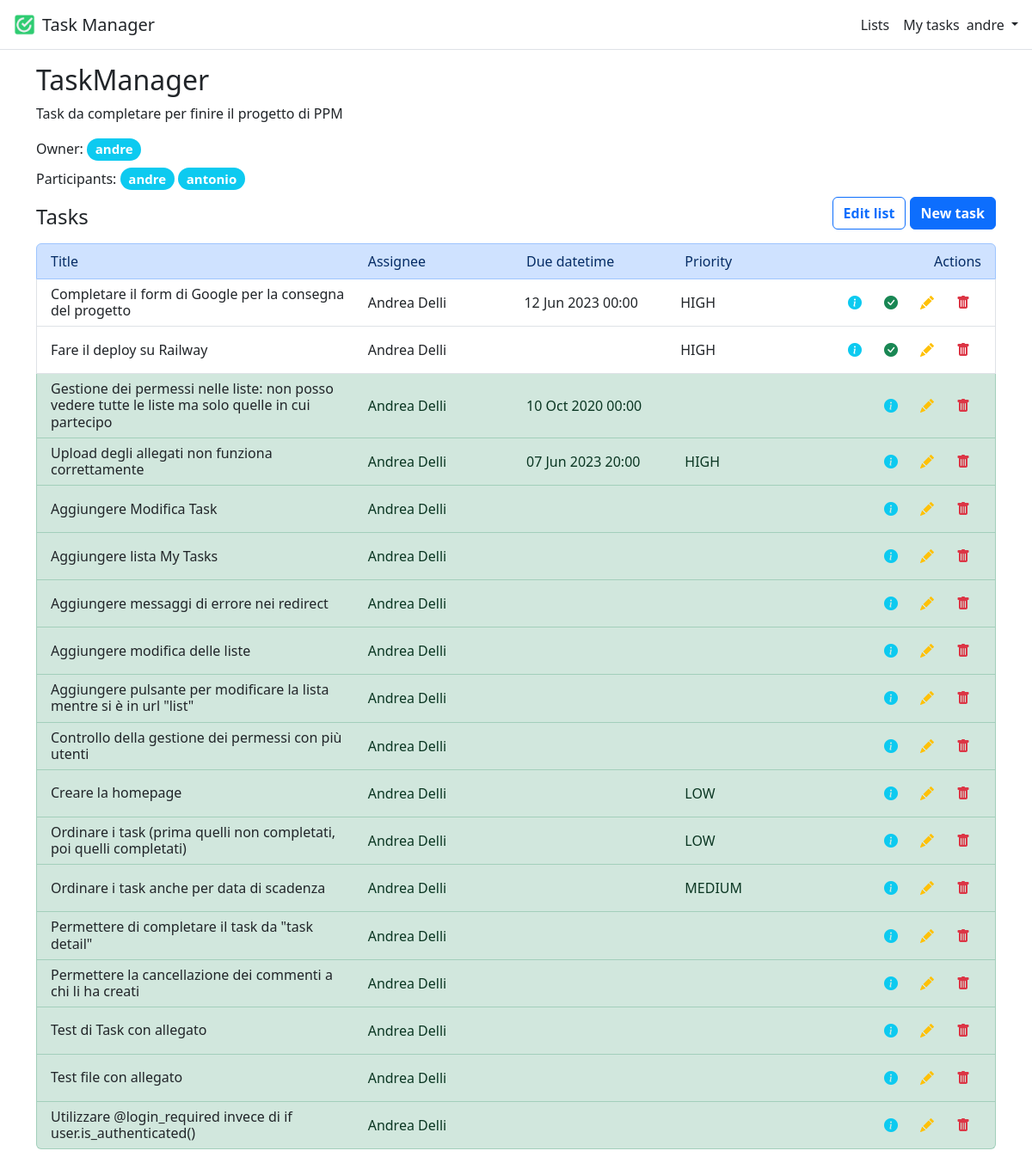
/lists/2 (signed in), run on the app's committed database.
### lists/models.py (models this page shows, shortened)
class TaskList(models.Model):
    id = models.AutoField(primary_key=True)
    title = models.CharField(max_length=255)
    description = models.TextField()
    owner = models.ForeignKey(User, on_delete=models.CASCADE, related_name="owner")
    participants = models.ManyToManyField(User, related_name="participants")
    tasks = models.ManyToManyField("Task", related_name="tasks", blank=True)

class Task(models.Model):
    class Priority(models.TextChoices):
        LOW = "LOW", "Low"
        MEDIUM = "MEDIUM", "Medium"
        HIGH = "HIGH", "High"
    id = models.AutoField(primary_key=True)
    title = models.CharField(max_length=255)
    description = models.TextField(null=True, blank=True)
    completed = models.BooleanField(default=False)
    due_datetime = models.DateTimeField(null=True, blank=True)
    assigned_to = models.ForeignKey(User, on_delete=models.CASCADE, related_name="assigned_to")
    created_by = models.ForeignKey(User, on_delete=models.CASCADE, related_name="created_by")
    attachment = models.FileField(null=True, blank=True)
    priority = models.CharField(choices=Priority.choices, max_length=6, null=True, blank=True, default=None)
    task_list = models.ForeignKey(TaskList, on_delete=models.CASCADE, related_name="task_list")
    class Meta:
        ordering = [
            "completed",
            Case(When(due_datetime__isnull=True, then=Value(datetime(9999, 12, 31))), default="due_datetime"),
            "title",
        ]

### lists/views.py (the view)
# urls.py: path('<int:id>', views.TaskListView.as_view(), name="list"),
class TaskListView(LoginRequiredMixin, ListView):
    template_name = "lists/task_list.html"
    def get(self, request, *args, **kwargs):
        task_list = TaskList.objects.get(id=self.kwargs["id"])
        if request.user not in task_list.participants.all():
            set_message(request, "You are not a participant of this list.")
            return redirect("lists")
        return super().get(request, *args, **kwargs)
    def get_context_data(self, **kwargs):
        context = super().get_context_data(**kwargs)
        context["message"] = get_message(self.request)
        context['task_list'] = TaskList.objects.get(id=self.kwargs["id"])
        return context
    def get_queryset(self):
        return Task.objects.filter(task_list=self.kwargs["id"])

### lists/templatetags/custom_filters.py (called while the page is built)
@register.filter(expects_localtime=True)
def is_expired(value):
    if value is None:
        return False
    try:
        return value < timezone.now()
    except AttributeError:
        return False

### lists/views.py (called while the page is built)
def get_message(request):
    message = None
    if "message" in request.session:
        message = request.session["message"]
        del request.session["message"]
    return message if message else None

### templates/lists/task_list.html
{% extends "base.html" %}
{% load custom_filters %}
{% block content %}
    <h2>{{ task_list.title }}</h2>
    <p>{{ task_list.description }}</p>
    <div>Owner: <h5 class="d-inline-block"><span class="badge rounded-pill bg-info">{{ task_list.owner }}</span></h5>
    </div>
    <div>Participants:
        {% for user in task_list.participants.all %}
            <h5 class="d-inline-block"><span class="badge rounded-pill bg-info">{{ user }}</span></h5>
        {% endfor %}
    </div>
    <div class="row d-flex align-items-end">
        <h4 class="col m-0">Tasks</h4>
        <div class="col">
            <span class="float-end">
                <a href="{% url 'list_edit' task_list.id %}" class="link-dark text-decoration-none">
                    <button class="btn btn-outline-primary fw-bold">Edit list</button>
                </a>
                <a href="{% url 'task_new' task_list.id %}" class="link-dark text-decoration-none">
                    <button class="btn btn-primary fw-bold">New task</button>
                </a>
            </span>
        </div>
    </div>
    <ul class="list-group my-3">
        <li class="list-group-item list-group-item-primary">
            <div class="row">
                <div class="col col-4">Title</div>
                <div class="col">Assignee</div>
                <div class="col">Due datetime</div>
                <div class="col">Priority</div>
                <div class="col d-flex justify-content-end">Actions</div>
            </div>
        </li>
        {% for task in task_list.tasks.all %}
            <li class="list-group-item {% if task.completed %}list-group-item-success{% endif %}">
                <div class="row align-items-center">
                    <div class="col col-4">
                        <a href="{% url 'task' task_list.id task.id %}" class="link-dark text-decoration-none">
                            <h6 class="mb-0">{{ task.title }}</h6>
                        </a>
                    </div>
                    <div class="col">{{ task.assigned_to.first_name }} {{ task.assigned_to.last_name }}</div>
                    <div class="col {% if task.due_datetime|is_expired and not task.completed %}text-danger{% endif %}">
                        {{ task.due_datetime | date:"d M Y H:i" }}
                    </div>
                    <div class="col">{{ task.priority | default_if_none:"" }}</div>
                    <div class="col d-flex justify-content-end">
                        <a href="{% url 'task' task_list.id task.id %}">
                            <button class="btn text-info"><i class="bi-info-circle-fill"></i></button>
                        </a>
                        {% if not task.completed %}
                            <a href="{% url 'task_complete' task_list.id task.id %}">
                                <button class="btn text-success"><i class="bi-check-circle-fill"></i></button>
                            </a>
                        {% endif %}
                        <a href="{% url 'task_edit' task_list.id task.id %}">
                            <button class="btn text-warning"><i class="bi-pencil-fill"></i></button>
                        </a>
                        <a href="{% url 'task_delete' task_list.id task.id %}">
                            <button class="btn text-danger"><i class="bi-trash-fill"></i></button>
                        </a>
                    </div>
                </div>
            </li>
        {% empty %}
            <li class="list-group-item">
                <h5 class="m-0">No tasks in this list.</h5>
            </li>
        {% endfor %}
    </ul>
{% endblock %}

### templates/base.html (shortened to what this page needs)
<!DOCTYPE html>
<html lang="en">
{% load static %}
{% load crispy_forms_tags %}
<head>
    <link href="https://cdn.jsdelivr.net/npm/bootstrap@5.3.0-alpha3/dist/css/bootstrap.min.css" rel="stylesheet"
>
    <link rel="stylesheet" href="https://cdn.jsdelivr.net/npm/bootstrap-icons@1.3.0/font/bootstrap-icons.css">
</head>
<body>
<header class="p-3 mb-3 border-bottom">
    <div class="d-flex align-items-center justify-content-between">
        <a class="navbar-brand d-inline-flex align-items-center" href="{% url 'home' %}">
            <img class="img-responsive" src="{% static 'favicon.ico' %}" alt="Favicon" style="max-height: 25px;">
            <h5 class="d-inline-block my-0 mx-2">Task Manager</h5>
        </a>
        <div class="d-flex align-items-center">
            {% if user.is_authenticated %}
                <ul class="nav col-lg-auto me-lg-auto justify-content-center mb-md-0 d-none d-sm-flex">
                    <li class="nav-item">
                        <a href="{% url 'lists' %}" class="nav-link px-2 py-0 link-dark">Lists</a>
                    </li>
                    <li class="nav-item">
                        <a href="{% url 'my-tasks' %}" class="nav-link px-2 py-0 link-dark">My tasks</a>
                    </li>
                </ul>
                <div class="dropdown text-end">
                    <a href="#" class="d-block link-dark text-decoration-none dropdown-toggle" id="dropdownUser"
                       data-bs-toggle="dropdown" aria-expanded="false">
                        {{ user.username }}
                    </a>
                </div>
            {% else %}
                <div class="text-end">
                    <a href="{% url 'login' %}" class="btn btn-outline-primary me-2">Log In</a>
                    <a href="{% url 'signup' %}" class="btn btn-primary">Sign Up</a>
                </div>
            {% endif %}
        </div>
    </div>
</header>
<main>
    <div class="container">
        {% block content %}
        {% endblock content %}
    </div>
</main>
</body>
</html>

### data on the page
TaskList: title "TaskManager", description "Task da completare per finire il progetto di PPM", owner "andre"
Task: title "Completare il form di Google per la consegna del progetto", assigned_to.first_name "Andrea", assigned_to.last_name "Delli", due_datetime "12 Jun 2023 00:00", priority "HIGH", completed False (drawn)
Task: title "Fare il deploy su Railway", assigned_to.first_name "Andrea", assigned_to.last_name "Delli", priority "HIGH", completed False (drawn)
Task: title "Gestione dei permessi nelle liste: non posso vedere tutte le liste ma solo quelle in cui partecipo", assigned_to.first_name "Andrea", assigned_to.last_name "Delli", due_datetime "10 Oct 2020 00:00"
Task: title "Upload degli allegati non funziona correttamente", assigned_to.first_name "Andrea", assigned_to.last_name "Delli", due_datetime "07 Jun 2023 20:00", priority "HIGH"
Task: title "Aggiungere Modifica Task", assigned_to.first_name "Andrea", assigned_to.last_name "Delli"
Task: title "Aggiungere lista My Tasks", assigned_to.first_name "Andrea", assigned_to.last_name "Delli"
Task: title "Aggiungere messaggi di errore nei redirect", assigned_to.first_name "Andrea", assigned_to.last_name "Delli"
Task: title "Aggiungere modifica delle liste", assigned_to.first_name "Andrea", assigned_to.last_name "Delli"
Task: title "Aggiungere pulsante per modificare la lista mentre si è in url \"list\"", assigned_to.first_name "Andrea", assigned_to.last_name "Delli"
Task: title "Controllo della gestione dei permessi con più utenti", assigned_to.first_name "Andrea", assigned_to.last_name "Delli"
Task: title "Creare la homepage", assigned_to.first_name "Andrea", assigned_to.last_name "Delli", priority "LOW"
Task: title "Ordinare i task (prima quelli non completati, poi quelli completati)", assigned_to.first_name "Andrea", assigned_to.last_name "Delli", priority "LOW"
Task: title "Ordinare i task anche per data di scadenza", assigned_to.first_name "Andrea", assigned_to.last_name "Delli", priority "MEDIUM"
Task: title "Permettere di completare il task da \"task detail\"", assigned_to.first_name "Andrea", assigned_to.last_name "Delli"
Task: title "Permettere la cancellazione dei commenti a chi li ha creati", assigned_to.first_name "Andrea", assigned_to.last_name "Delli"
Task: title "Test di Task con allegato", assigned_to.first_name "Andrea", assigned_to.last_name "Delli"
Task: title "Test file con allegato", assigned_to.first_name "Andrea", assigned_to.last_name "Delli"
Task: title "Utilizzare @login_required invece di if user.is_authenticated()", assigned_to.first_name "Andrea", assigned_to.last_name "Delli"

### other printed values
{{ user.username }} "andre"
{{ user }} "andre"
{{ user }} "antonio"
